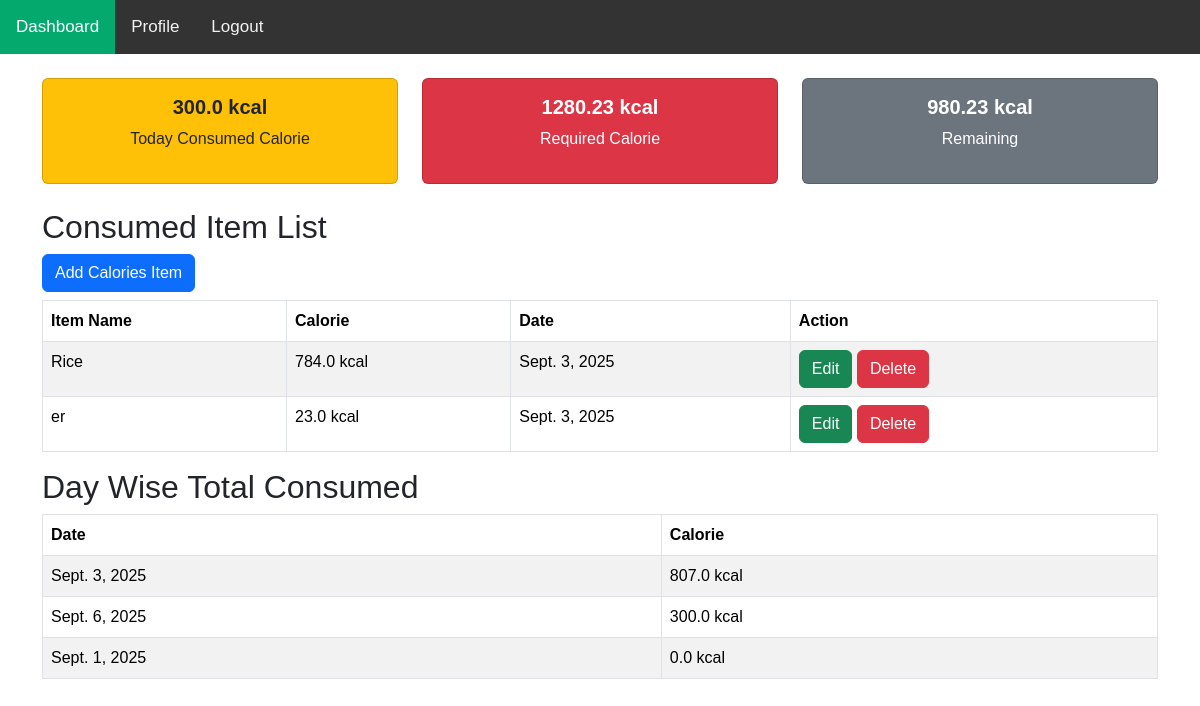
/dashboard/ (signed in), run on the app's committed database.
### CalorieCounterApp/models.py (models this page shows, shortened)
class TotalConsumedModel(models.Model):
    user = models.ForeignKey(AuthUserModel, on_delete=models.CASCADE, null=True, related_name='user_total_consumed')
    Total_calorie = models.FloatField(null=True)
    Date = models.DateField(null=True)

class DailyConsumedCalorieModel(models.Model):
    user = models.ForeignKey(AuthUserModel, on_delete=models.CASCADE, null=True, related_name='user_daily_consumed_calorie')
    Item_name = models.CharField(max_length=200, null=True)
    Calorie = models.FloatField(null=True)
    Date = models.DateField(null=True)

### CalorieCounterApp/views.py (the view)
# urls.py: path('dashboard/',dashboard, name='dashboard'),
def dashboard(request):
    dailyconsumed_calorie_item = DailyConsumedCalorieModel.objects.all()
    total_consumed_data = TotalConsumedModel.objects.all()
    current_user = request.user
    gender = current_user.profile_user.Gender
    weight = current_user.profile_user.Weight
    height = current_user.profile_user.Height
    age = current_user.profile_user.Age
    today = date.today()
    today_consumed_calorie = TotalConsumedModel.objects.get(user=current_user, Date=today)
    if gender == 'Male':
        BMR = 66.47 + (13.75 * weight) + (5.003 * height)-(6.755 * age)
    else:
        BMR = 655.1 + (0.563 * weight) + (1.850 * height) - (4.676 * age)
    BMR = round(BMR,2)
    remaining = BMR - today_consumed_calorie.Total_calorie
    context = {
        'dailyconsumed_calorie_item':dailyconsumed_calorie_item,
        'total_consumed_data':total_consumed_data,
        'BMR': BMR,
        'today_consumed_calorie': today_consumed_calorie,
        'remaining': remaining,
    }
    return render(request, 'dashboard.html', context)

### CalorieCounterApp/templates/dashboard.html
{% extends 'master/base.html' %}
{% block content %}
<div class="container">
    <div class="row mt-4">
        <div class="col-lg-4 col-md-4 col-sm-6">
            <div class="card bg-warning">
                <div class="card-body">
                    <h5 class="text-center"><b>{{today_consumed_calorie.Total_calorie}} kcal</b></h5>
                    <p class="text-center">Today Consumed Calorie</p>
                </div>
            </div>
        </div>
        <div class="col-lg-4 col-md-4 col-sm-6">
            <div class="card bg-danger text-white">
                <div class="card-body">
                    <h5 class="text-center"><b>{{BMR}} kcal</b></h5>
                    <p class="text-center">Required Calorie</p>
                </div>
            </div>
        </div>
        <div class="col-lg-4 col-md-4 col-sm-6">
            <div class="card bg-secondary text-white">
                <div class="card-body">
                    {% if remaining < 0%}
                    <h5 class="text-center"><b>{{remaining}} kcal</b></h5>
                    <p class="text-center">Extra Calorie</p>
                    {% else %}
                    <h5 class="text-center"><b>{{remaining}} kcal</b></h5>
                    <p class="text-center">Remaining</p>
                    {% endif %}
                </div>
            </div>
        </div>
    </div>
</div>
<div class="container mt-4">
    <h2>Consumed Item List</h2>
    <a href="{% url 'add_calorie' %}" class="btn btn-primary mb-2">Add Calories Item</a>
    <table class="table table-striped table-bordered">
        <thead>
            <tr>
                <th scope="col">Item Name</th>
                <th scope="col">Calorie</th>
                <th scope="col">Date</th>
                <th scope="col">Action</th>
            </tr>
        </thead>
        <tbody>
            {% for item in dailyconsumed_calorie_item %}
            <tr>
                <td>{{item.Item_name}}</td>
                <td>{{item.Calorie}} kcal</td>
                <td>{{item.Date}}</td>
                <td>
                    <a href="{% url 'update_calorie' item.id %}" class="btn btn-success">Edit</a>
                    <a href="{% url 'delete_calorie' item.id %}" class="btn btn-danger">Delete</a>
                </td>
            </tr>
            {% endfor %}
        </tbody>
    </table>
    <h2>Day Wise Total Consumed</h2>
    <table class="table table-striped table-bordered">
        <thead>
            <tr>
                <th scope="col">Date</th>
                <th scope="col">Calorie</th>
            </tr>
        </thead>
        <tbody>
            {% for item in total_consumed_data %}
            <tr>
                <td>{{item.Date}}</td>
                <td>{{item.Total_calorie}} kcal</td>
            </tr>
            {% endfor %}
        </tbody>
    </table>
</div>
{% endblock content %}

### CalorieCounterApp/templates/master/base.html (shortened to what this page needs)
<!DOCTYPE html>
<html>
<head>
<link rel="stylesheet" href="https://cdnjs.cloudflare.com/ajax/libs/bootstrap/5.3.8/css/bootstrap.min.css" />
</head>
<body>
{% include 'master/nav.html' %}
{% block content %}
{% endblock content %}
</body>
</html>

### CalorieCounterApp/templates/master/nav.html
<div class="topnav">
  <a class="active" href="{% url 'dashboard' %}">Dashboard</a>
   <a href="{% url 'profile_view' %}">Profile</a>
  <a href="{% url 'logout_view' %}">Logout</a>
</div>

### CalorieCounterApp/templates/master/base.html (style rules this page uses)
body { margin: 0; font-family: Arial, Helvetica, sans-serif; }
.topnav { overflow: hidden; background-color: #333; }
.topnav a { float: left; color: #f2f2f2; text-align: center; padding: 14px 16px; text-decoration: none; font-size: 17px; }
.topnav a.active { background-color: #04AA6D; color: white; }

### data on the page
TotalConsumedModel: Total_calorie "300.0", Date "Sept. 6, 2025"
DailyConsumedCalorieModel: Item_name "Rice", Calorie "784.0", Date "Sept. 3, 2025"
DailyConsumedCalorieModel: Item_name "er", Calorie "23.0", Date "Sept. 3, 2025"
TotalConsumedModel: Date "Sept. 3, 2025", Total_calorie "807.0"
TotalConsumedModel: Date "Sept. 1, 2025", Total_calorie "0.0"

### other printed values
{{ BMR }} "1280.23"
{{ remaining }} "980.23"
